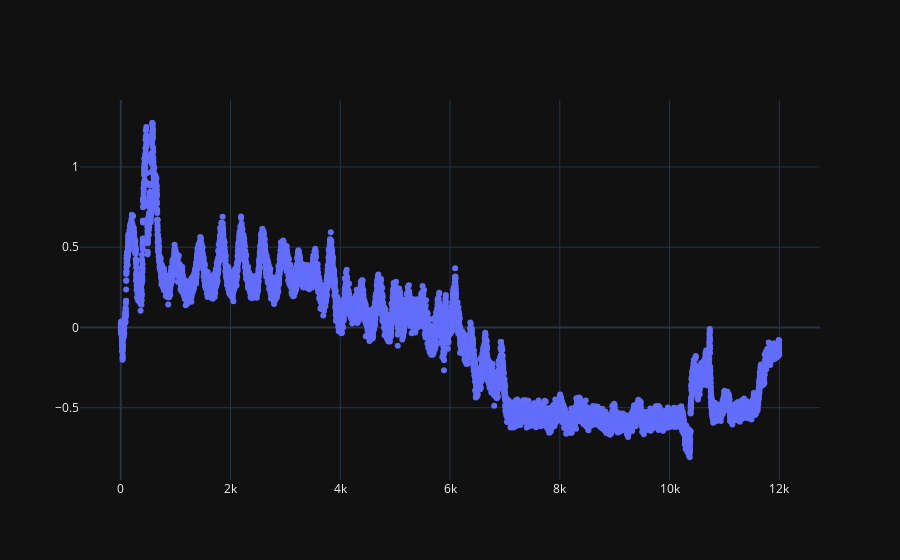

Here is the notebook cell this chart was saved with:
### Markdown cell above
# Sem média móvel

### Code cell
trace = go.Scatter(x = list(range(12000)),
                   y = phase_diff_unwraped[0],
                   mode = 'markers')
data = [trace]
py.iplot(data)

### Figure 1 — Plotly figure (JSON) as saved in the notebook; plotly's stock layout.template omitted (floating-point values rounded to 4 significant figures; data arrays with more than 128 entries replaced by an {"elided": "..."} marker saying what was removed)
{"data": [{"mode": "markers", "x": {"elided": "12000 int values"}, "y": {"elided": "12000 float values"}, "type": "scatter"}], "layout": {}}
